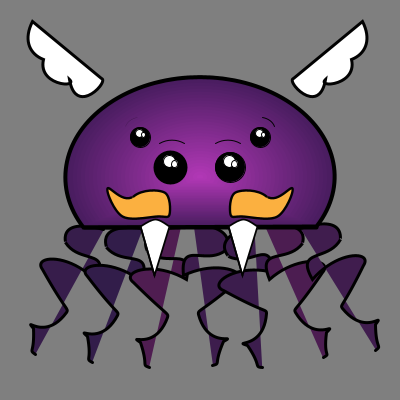
Frame 1 (no input)
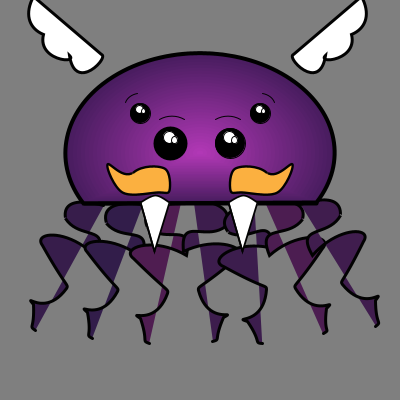
Frame 60 (the mouse pressed at the canvas centre just before this capture)
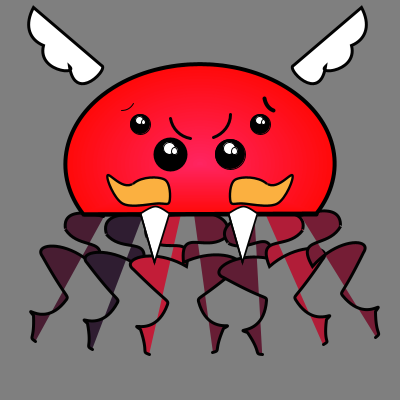
Frame 120 (the mouse held since frame 60 and released just before this capture)

The Processing sketch that drew these frames (run headless with seeded random() and noise(); from frame 60 on, the mouse is pressed at the canvas centre):

// Processing sketch: processing_92369
// ── processing_92369.pde

//Déclaration des variables et des tableaux

int[] angleTentacle = new int[8];
float[] colorTentacle = new float[8];
float[] tabOndulation;
int direction = -1;
int vitesse = 1;
int angleWing = 1;
int directionWing = -1;
float vitesseWing = -1;
float x, y, counter, distanceCorps, rayon, etatCorps, oscY, tombeCounter, bougeAssoupli, timeStampOsc;
float intervalleOsc, bougeTentacle, timeStampTentacle, intervalleTentacle, countTentacle, vitesseTentacle;
int timeStamp, intervalle, fache, fronce ;

void setup() { 
  size(400, 400);
  frameRate(30);
  smooth();
  randomSeed(0); //garde les mêmes valeurs de couleurs qui ont jadis été random pour les tentacules
  //Détermine l'angle des tentacules (on ne le veut qu'une seule fois par tentacule)
  for (int i = 0; i <= 6; i++) {
    angleTentacle[i] = 30 - i*8; //angle entre -30 et 30 qui augmente pour chaque tentacule
    colorTentacle[i] = random(0, 25); //sert à mettre les couleurs des tentacules dans un ordre random une fois (sera utilisé dans draw)
  }

//Rayon de la zone d'interactivité du corps
  rayon = 100;

//Variables pour la vitesse d'oscillation du monstre
  intervalle = 2000;
  intervalleOsc = 50;
  bougeAssoupli=0;
  
  //Variables pour le mouvement des tentacules et leur assouplissement
  bougeTentacle = 1;
  countTentacle = 0.01;
  vitesseTentacle = 0.01;
  intervalleTentacle = 50;
}


void draw() { //Exécuté un nombre de fois x par seconde, défini par frameRate dans le setup
  background(127);
  pushMatrix();
  counter += 0.08;


  x = width*0.5;
  y = height*0.5;


 // Changements d'intensité de l'état fâché (1 && mousePressed)


  if (mousePressed && etatCorps == 1) {
     
     //La vitesse des tentacules augmente jusqu'à 5 lorsqu'il se fâche
      vitesseTentacle+=0.1;
      if (vitesseTentacle>=5) {
        vitesseTentacle=5;
      } 
      
      //Assouplissement changement de vitesse fâché
      bougeAssoupli = (3 - bougeAssoupli)*0.05 + bougeAssoupli;
 
  }
  else { //else si l'état n'est pas 1 ou pas mousePressed     
 //Diminue la vitesse des tentacules lorsqu'il se calme(jusqu'à 0)
      vitesseTentacle-=0.1;
      if (vitesseTentacle<=0)
        vitesseTentacle=0; 
     
     //Assouplissement changement de vitesse retour normal
     bougeAssoupli = (1 - bougeAssoupli)*0.05 + bougeAssoupli;
     
  }

//Oscillation du monstre, augmente s'il est fâché
  oscY = floor(sin(counter)*bougeAssoupli*25-23);

  //Zone d'interactivité du corps et états
  distanceCorps = dist(mouseX, mouseY+oscY, x, y+oscY);

  if (distanceCorps < rayon + 35) {
    etatCorps = 1;
  } 
  else {
    etatCorps = 0;
  }


  //Tentacules
  for (int i = 0; i <= 6; i++) {
    pushMatrix();
    shapeMode(CENTER);
    translate(x-135+i*35, y+22+i*5+oscY); //commence à gauche du montre, puis i*facteur permet de déplacer chaque tentacule à la bonne place
    rotate(radians(angleTentacle[i])); //va chercher les angles du tableau angleTentacule déterminés dans le setup

    //Change les couleurs des tentacules selon état et mousePressed
    if (etatCorps == 0) {
      fill(92-colorTentacle[i]*2, 29, 85-colorTentacle[i]*0.5); //va chercher les nombres random déterminés dans le setup et les multiplie à des valeurs qui permettent d'avoir des teintes de mauve
    } 
    else if (etatCorps == 1 && mousePressed) {
      fill(255-colorTentacle[i]*10, 29, 60-colorTentacle[i]*0.5);
    } 
    else {
      fill(30-colorTentacle[i]*0.5, 29, 150-colorTentacle[i]*5);
    }

    //Fait bouger les tentacules si monstre fâché (augmente les manettes des courbes de bézier d'un facteur -1 à 1)
    if (etatCorps==1 && mousePressed) {
      //Temps pour commencer à faire capoter tentacules
      if (millis() - timeStampTentacle >= intervalleTentacle) {
        timeStampTentacle = timeStampTentacle + intervalleTentacle; 

//Si bougeTentacle entre -1 et 0, =0, si plus grand que 1, = 1. Pour contenir les tentacules et ne pas qu'elles prennent trop d'expansion dans la rage
        bougeTentacle+=countTentacle*vitesseTentacle;
        if (bougeTentacle>=1)
        {
          bougeTentacle=1;
          countTentacle=-0.1;
        }
        if (bougeTentacle<=0)
        {
          bougeTentacle=0;
          countTentacle=0.1;
        }
      }
      //Règle tentacules dans un sens et autres dans l'autre

      if ((i == 3) || (i >= 5)) {
        translate(+70, -12);
        rotate(radians(-15));
        makeTentacle(-1, bougeTentacle);
      }
      else {
        makeTentacle(1, bougeTentacle);
      }
    }  
    else { //Si pas fâché

        if (millis() - timeStampTentacle >= intervalleTentacle) {
       timeStampTentacle = timeStampTentacle + intervalleTentacle; 
       

       
       //Permet de ramener tentacules à 1 pour qu'elles soient dans leur état fixe normal
        bougeTentacle+=0.1;
      if (bougeTentacle>=1)
         bougeTentacle=1;
      }

//Change tentacules de sens
      if ((i == 3) || (i >= 5)) {
        translate(+70, -12);
        rotate(radians(-15));
        makeTentacle(-1, bougeTentacle);
      }
      else {
        makeTentacle(1, bougeTentacle);
      }
    }
    popMatrix();
  }

  // corps dégradé
  for (float i =0; i<=270; i+= 8) { //i augmente de 0.5 pour un dégradé précis et tracera donc 2*270 bulbes
    noStroke();
    
    //Change couleurs selon états (d'âme)
    if (etatCorps == 0) {
      fill(72+i*0.4, 29+i*0.103, 95+i*0.33);//multiplie le i de la couleur d'un facteur équivalent au changement de couleur souhaité pour RGB
    } 
    else if (etatCorps == 1 && mousePressed) {
      fill(255+i*0.4, 10+i*0.103, 10+i*0.33);
    }
    else {
      fill(45+i*0.4, 29+i*0.103, 150+i*0.33);
    }
    arc(x, y+oscY, (rayon*2+70)-i, (rayon*2)-(i*0.74), radians(150), radians(390), 2); //réduit la taille des bulbes p/r à i pour que les derniers x et y ne soient qu'un point
    triangle(x-120+i*.444444444, y+50-i*.185185185+oscY, x, y+oscY, x+120-i*.444444444, y+50-i*.185185185+oscY); //pour le site processing (T_T)
  }

  //bordure corps
  stroke(0);
  strokeWeight(4);
  noFill(); //ne tracera que la bordure
  arc(x, y+oscY, rayon*2+70, rayon*2, radians(150), radians(390), 2); //mêmes dimensions que dégradé (évidemment)
  line(x-116, y+50+oscY, x+116, y+50+oscY); //pour openprocessing.org (T_______T)

  //Gros yeux
  for (int i = 0; i < 2; i++) {
    pushMatrix();    
    makeEye(x-30+60*i, y-10+oscY, 30);
    popMatrix();
  } 

  //Petits yeux
  for (int i = 0; i < 2; i++) {
    makeEye(x-60+120*i, y-40+oscY, 20);
  } 

  //Gros sourcils
  for (int i = 0; i < 2; i++) {
    pushMatrix();
    stroke(2);

    //Change orientation sourcils selon normal (etat = 0), triste (etat =1, mouse over) et fâché (etat =1, mousePressed) + strokeWeight pour fâché
    if (etatCorps ==0) {
      makeSourcil( ((-1)+i*2)*28 + x, y-12+oscY, 50, 50, 240, 300);
    } 
    else if (etatCorps == 1 && mousePressed) {
      strokeWeight(3);
      makeSourcil( ((-1)+i*-2)*5+10 + x, y-50+oscY, 50, 50, 0+100*i, 70+100*i);
    } 
    else {
      makeSourcil( ((-1)+i*2)*55 + x, y-50+oscY, 50, 50, 20+90*i, 65+90*i);
    }
    popMatrix();
  }

  //Petits sourcils
  for (int i = 0; i < 2; i++) {
    pushMatrix();

    //Change les petits sourcils pour désespération si souris reste pressée plus que 2 secs dans fâché - MINUTERIE
    strokeWeight(fache);
    if (etatCorps == 1 && mousePressed) {
      if (millis() - timeStamp >= intervalle) {
        timeStamp = timeStamp + intervalle;
        fache = 4;
        fronce = 190;
      }
    } 
    else {
      timeStamp=millis();
      fache = 1;
      fronce=0;
    }
    makeSourcil( ((-1)+i*2)*60+ x-(fronce/10)+i*(fronce/5), y-45-(fronce/8)+oscY, 30, 30, 200+fronce+i*80, 260+fronce+i*80); 
    popMatrix();
  }

  //Moustaches
  for (int i = 0; i < 2; i++) {
    pushMatrix();
    translate(x+((-1)+i*2)*145, y-72+oscY);
    makeMustache(((-1)+i*2)*-1);
    popMatrix();
  }


  //Dents  
  for (int i = 0; i < 2; i++) {
    pushMatrix();
    translate(x-143+i*88, y-87+oscY);
    makeTooth();
    popMatrix();
  }



  //Rotation des ailes
  angleWing += vitesseWing*directionWing;

  if ( angleWing <= -5 || angleWing >= 10) {
    directionWing = -directionWing; //permet de faire une ascencion et une descente linéaire des angles, et donc que le mouvement soit continu
  } 

  //Ailes
  for (int i = 0; i < 2; i++) {
    pushMatrix();
    translate(x+-105+205*i, y-90+oscY); //translation de la matrice pour axe rotation
    //la translation de l'aile à la bonne place se fait dans la fonction
    rotate(radians((-1+i*2)*angleWing));
    makeWing(((-1)+i*2)*(-1));
    popMatrix();
  }

  //Faire tomber les oeufs
  boolean pasDoeuf = true;
  for (int i = 0; i < 2; i++) {
    if (mouseX > 5+300*i && mouseX < 100+300*i && mouseY > 10 && mouseY < 100) {
      fill(255);
      //tombeCounter est dans la fonction
      tombeCounter+= 10;
      pasDoeuf = false;
      fill(random(100,255));
      tombeOeuf(60+300*i, 50);
    } 
  }
    if (pasDoeuf) {
     tombeCounter =0;
   }

   
  popMatrix();
}


//fonction à appeler pour créer la forme de la moustache
void makeMustache(int a) { //le paramètre a décide du sens de la moustache (réflexion p/r à l'axe des y, donc x inversés)
  strokeWeight(5);
  fill(251, 176, 64);
  scale(0.48);
  beginShape();
  curveVertex(a*120.0, 274.0);
  curveVertex(a*163.0, 190.0);
  curveVertex(a*228.0, 182.0);
  curveVertex(a*239.0, 229.0);
  curveVertex(a*214.0, 233.0);
  curveVertex(a*140.0, 233.0);
  curveVertex(a*110.0, 173.0);
  curveVertex(a*159.0, 192.0);
  curveVertex(a*240.0, 116.0);
  endShape();
}

//fonction à appeler pour créer la forme de la dent
void makeTooth() {
  strokeWeight(3);
  fill(255);
  scale(0.6);
  beginShape();
  vertex(139, 228);
  vertex(162, 309);
  vertex(188, 228);
  curveVertex(188, 228);
  curveVertex(188, 228);
  curveVertex(163.5, 215);
  curveVertex(139, 228);
  curveVertex(139, 228);
  endShape(CLOSE);

  line(139, 228, 163, 309); //openprocessing gossage
}

// Définit couleurs par défaut des yeux si aucun paramètre n'est entré pour la couleur quand la fonction est appelée
//Permet donc tracer plusieurs yeux sans devoir réécrire blanc et noir
void makeEye(float a, float b, int radius) {
  makeEye(a, b, radius, 255, 0);
}

// Fonction à appeler pour dessiner un oeil
void makeEye(float a, float b, int radius, color foreground, color background) { //les variables de la fonction sont définis à même celle-ci

  //oeil noir
  fill(0);
  ellipse(a, b, radius, radius);

  //gros reflet blanc
  fill(0);
  strokeWeight(1);
  fill(255);
  //for (int i =0 ; i <2; i++) {
  /* if (mouseX > 5+300*i && mouseX < 100+300*i && mouseY > 0 && mouseY < 90) {
   ellipse(a+radius*0.1, b-radius*0.2, radius*0.4, radius*0.4);
   } else { */

  ellipse(a-radius*0.03, b-radius*0.2, radius*0.4, radius*0.4);
  // }
  // }

  //petit reflet blanc
  fill(0);
  strokeWeight(1);
  fill(255);
  ellipse(a+radius*0.166, b-radius*0.1, radius*0.2, radius*0.26);
}

void makeSourcil(float a, float b, int radius1, int radius2, int angle1, int angle2) {
  noFill();
  arc(a, b, radius1, radius2, radians(angle1), radians(angle2));
}

// Fonction à appeler pour dessiner une aile
void makeWing(int a) { //le paramètre a décide du sens de l'aile (réflexion p/r à l'axe des y, donc x inversés)
  strokeWeight(3);
  fill(255);
  beginShape();
  translate(a*-80, -80);
  // point(100,100);
  vertex(a*20, 12);
  bezierVertex(a*10, 30, a*15, 45, a*29, 51);
  bezierVertex(a*22, 77, a*64, 81, a*55, 72);
  bezierVertex(a*60, 110, a*95, 75, a*87, 72);
  endShape(CLOSE);
}

// Fonction à appeler pour dessiner une tentacule
void makeTentacle(float a, float b) {
  strokeWeight(3);
  //fill(72, 29,93);
  beginShape();
  vertex(a*49, 7);
  bezierVertex(a*0, 20, a*b*25, 40, a*b*22, 38);
  bezierVertex(a*45, 50, a*b*65, 20, a*b*67, 56);
  bezierVertex(a*30, 45, a*b*0, 65, a*b*16, 72);
  bezierVertex(a*58, 97, a*b*58, 92, a*b*58, 97);
  bezierVertex(a*54, 134, a*b*22, 122, a*b*38, 128);
  bezierVertex(a*52, 150, a*b*43, 149, a*b*52, 150);
  endShape();
}

//Trace oeuf
void makeOeuf() {
  pushMatrix();
  stroke(3);
  ellipse(-10, 10, 15, 20);
  popMatrix();
}

//Fonction pour la chute de l'oeuf
void tombeOeuf (float a, float b) {

  // tombeCounter+= 8;

  //Si l'oeuf dépasse l'écran, le counter repart à 0
  if (tombeCounter > height + 20) {
    tombeCounter = 0;
  }

  pushMatrix();
  translate(a, b+tombeCounter);
  makeOeuf();
  popMatrix();
}
